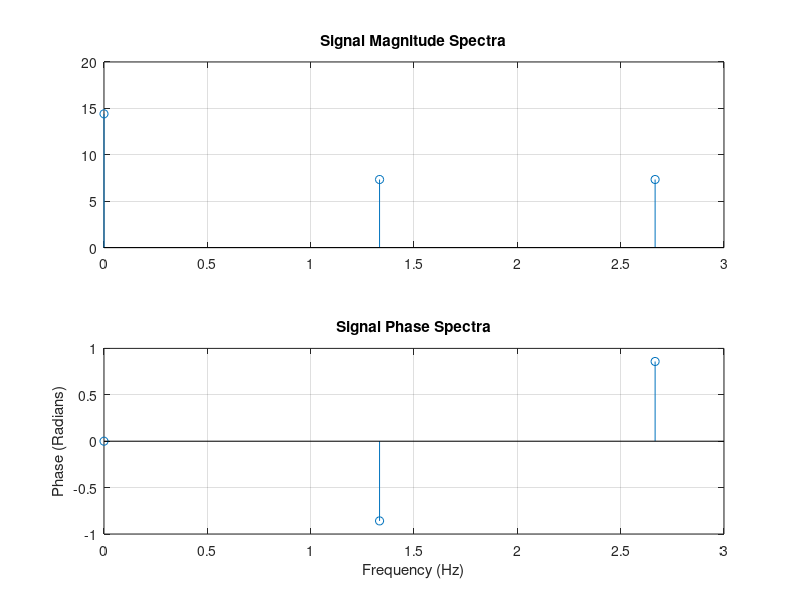

Reproduce this figure in MATLAB.
N = 8;
k = 1;
fs = 8000;
ts = 1/fs;

p = zeros(1, N-1);

for n = 0:N-1
    t = n *ts;
    x(n+1) = sin(2*pi * 1000 * t) + 0.5*sin(2*pi * 2000 * t+((3*pi)/4));
    %p(n+1) = cos((2 * pi * n * k)/N) - 1i* sin((2 * pi * n * k)/N);
    p(n+1) = exp(-i * pi * 2 * n * k / N);
end

C1 = x * p';
% this matches as per the book (page 66) except the phase is not correct, 90
% vs -90 in book; this is related to the matmul vs element wise and sum


for n = 0:N-1
    t = n *ts;
    x(n+1) = sin(2*pi * 1000 * t) + 0.5*sin(2*pi * 2000 * t+((3*pi)/4));
    for k = 0:N-1
        %p(n+1) = cos((2 * pi * n * k)/N) - 1i* sin((2 * pi * n * k)/N);
        p(k+1, n+1) = exp(-i * pi * 2 * n * k / N);
    end
end

C1 = x * p';
Xk = x * p;


fs = 8000;
ts = 1/fs;
N = 8;
p = zeros(1,N);
m = 1;
for n = 0:(N - 1)
    t = n * ts;
    x = sin(2*pi * 1000 * t) + 0.5*sin(2*pi * 2000 * t+((3*pi)/4));
    p(n+1) = x;
end

for n = 0:N-1
    xn = p(n+1);
    Xm = xn * cos((2 * pi * n * m)/N) - (1i * sin((2 * pi * n * m)/N));
    %Xm = xn * exp(-1i * 2 * pi * n * m /N);
    q(n+1) = Xm;
end





for n = 0:(N - 1)
    t = n * ts;
    x = sin(2*pi * 1000 * t) + 0.5*sin(2*pi * 2000 * t+((3*pi)/4));
    p(n+1) = x;
end

for n = 0:N-1
    for m = 0:N-1
        xn = p(n+1);
        Xm = xn * cos((2 * pi * n * m)/N) - (1i * sin((2 * pi * n * m)/N));
        %Xm = xn * exp(-1i * 2 * pi * n * m /N);
        q(m+1, n+1) = Xm;
    end
end





%{

***********************************************************************
Question 1
***********************************************************************
%}
clear all;

fs = 500;   % sampling rate
ts = 1/fs;  % sample time period
N = 100;
p = zeros(1,N);
t = linspace(0, N*ts, N);
x = sin(2 * pi * 80 * t) + sin(2 * pi * 92 * t);
f_a = zeros(1,N);   % array for the analysis freq.

for n = 0:N-1
    %t = n *ts;
    %x(n+1) = sin(2 * pi * 80 * t) + sin(2 * pi * 92 * t);
    f_a(n+1) = (n * fs)/N;       % analysis freq.
    for k = 0:N-1
        p(k+1, n+1) = exp(-i * pi * 2 * n * k / N);
    end
end

Xk = x * p;


mag = abs(Xk);
phase = angle(Xk);

figure(1)
stem(f_a, mag)
xlabel('Frequency (Hz)')
ylabel('Amplitude')
title('Discrete Fourier Transform of Signal')
grid on


%{

***********************************************************************
Question 2

Due to DFT symmmetry, we only need the first half of samples from a signal
(N/2+1), this is because the second half samples will have a corresponding
conjugate in the first half of samples, i.e.:
X(m) =  X^*(N - m) , where X* is the conjugate, in other words:

x = exp(-j * 2pi) ==> x* = exp(j * 2pi)

therefore the sample:
X(0) =  5
X(1) =  2 − j5
X(2) =  −11.8 + j1.8
X(3) =  12.85 + j1.2
X(4) =  −1 − 3.4j
X(5) =  0.5 − 0.866j
X(6) =  6 − 1.9j
X(7) =  12.8 + 5j

will continue as:
X(8) =  5
X(9) =  2 + j5
X(10) =  −11.8 - j1.8
X(11) =  12.85 - j1.2
X(12) =  −1 + 3.4j
X(13) =  0.5 + 0.866j
X(14) =  6 + 1.9j
X(15) =  12.8 - 5j
***********************************************************************
%}


%{

***********************************************************************
Question 3
***********************************************************************
%}
clear all;
close all;

fs = 4;
ts = 1/fs;
N = 0.75*fs;
t = linspace(0,N/fs, N);
x = 5 + 2*cos((2*pi*t) - pi/2) + 3*cos(4*pi*t);

f_a = zeros(1,N);   % array for the analysis freq.

for n = 0:N-1
    %t = n *ts;
    %x(n+1) = sin(2 * pi * 80 * t) + sin(2 * pi * 92 * t);
    f_a(n+1) = (n * fs)/N;       % analysis freq.
    for k = 0:N-1
        p(k+1, n+1) = exp(-i * pi * 2 * n * k / N);
    end
end

Xk = x * p;


mag = abs(Xk);
phase = angle(Xk);

subplot(2,1,1)
stem(f_a, mag)
title('Signal Magnitude Spectra')
grid on
subplot(2,1,2)
stem(f_a,phase)
xlabel('Frequency (Hz)')
ylabel('Phase (Radians)')
title('Signal Phase Spectra')


grid on




